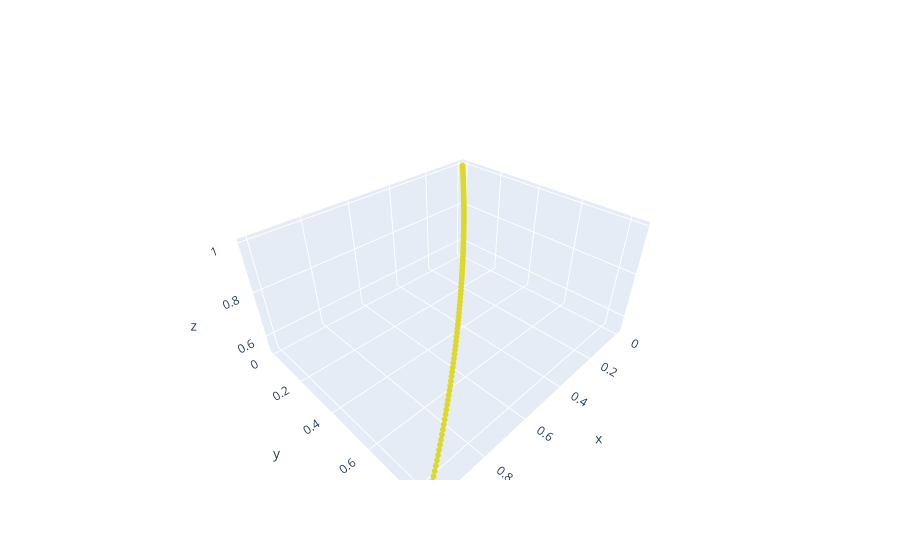

Source (notebook cell):
### Code cell
fig = go.Figure()
fig.add_trace(go.Scatter3d(x = t, 
                           y = x,
                           z = z,
                           mode = 'markers',
                           line = {'width' : 3, 
                                   'color' : '#2d2a32',
                                    'dash' : 'dashdot'},
                           marker = dict(size = 2, 
                                         color = '#ddd92a'),
                           name ='Regression'))
